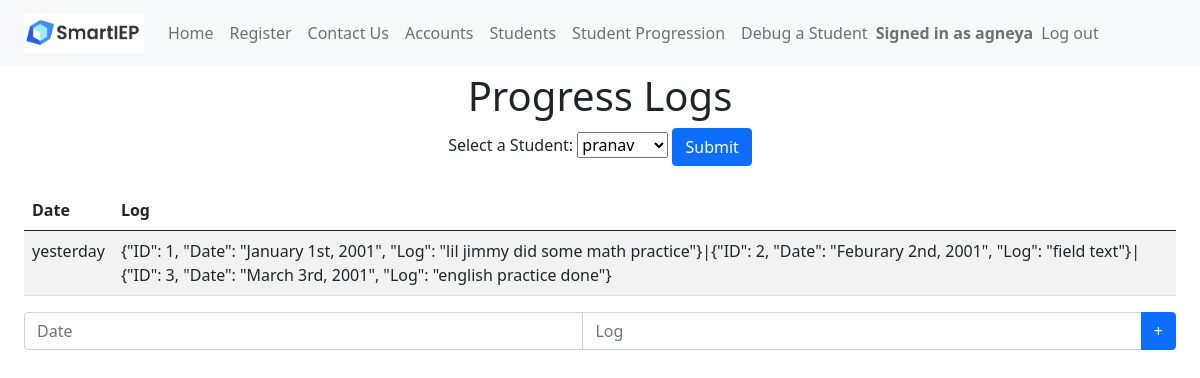
The app's page /logs (signed in) with its own data.
### app.py (models this page shows, shortened)
class Accounts(UserMixin, db.Model):
	__tablename__ = 'accounts'
	account_id = db.Column(db.Integer, primary_key=True)
	callname = db.Column(db.String(200),nullable=False)
	username = db.Column(db.String(200),nullable=False)
	password = db.Column(db.String(200),nullable=False)

class Students(db.Model):
	__tablename__ = 'students'
	student_id = db.Column(db.Integer, primary_key=True)
	name = db.Column(db.String(200),nullable=False)
	grade = db.Column(db.Integer)
	dateofbirth = db.Column(db.String(200),nullable=False)
	tasks = db.Column(db.String(500),nullable=False)
	logs = db.Column(db.String(500),nullable=False)

### app.py (the view)
@main.route("/logs", methods=('GET', 'POST'))
@login_required
def logs():
	if request.method == 'POST':
		student_selected = request.form["selectstudent"]
		global STUDENT_LOG_NAME
		global STUDENT_LOG_ID
		STUDENT_LOG_NAME = student_selected
		student_selected_obj = Students.query.filter_by(name=student_selected).first()
		STUDENT_LOG_ID = student_selected_obj.student_id
		students = Students.query.all()
		return(render_template("progresslogs.html", students=students, student_log_id=STUDENT_LOG_ID))
	else:
		students = Students.query.all()
		return(render_template("progresslogs.html", students=students, student_log_id=STUDENT_LOG_ID))

### app.py (called while the page is built)
@login_manager.user_loader
def load_user(account_id):
    return Accounts.query.get(int(account_id))

@app.context_processor
def utility_processor():
	def parse_tasks(newData):
		if (newData != ""):
			goalArrays = []
			for i in range(MAX_GOALS):
				goalArrays.append([])
			parts = newData[:-1].split(";")
			counter = 0
			for part in parts:
				if part[1] == "[":
					part = re.sub("\[.*?\]","[]",part)
					part = part.replace("[","").replace("]","")
					goalArrays[counter].append(part)
					counter = counter + 1
			for part in parts:
				if part[1] == "(":
					goalKey = int(part[part.find("(")+1:part.find(")")])
					part = re.sub("\(.*?\)","()",part)
					part = part.replace("(","").replace(")","")
					goalArrays[goalKey].append(part)
			return goalArrays
		else:
			return []
	return dict(parse_tasks=parse_tasks)

### templates/progresslogs.html (shortened to what this page needs)
<!DOCTYPE html>
<html lang="en">
    <head>
        <link href="https://cdn.jsdelivr.net/npm/bootstrap@5.0.2/dist/css/bootstrap.min.css" rel="stylesheet">
    </head>
    <header>
      {% include 'nav.html' %}
    </header>
    <body>
        <div class="content">
            <div style="text-align: center">
                <h1 class="mt-5">Progress Logs</h1>
                <form method = "post" action="/logs">
                    <label for="selectstudent">Select a Student:</label>
                    <select id="selectstudent" name="selectstudent">
                        {% for student in students %}
                        <option>{{ student.name }}</option>
                        {% endfor %}
                    </select>
                    <button class="btn btn-primary" type="submit">Submit</button>
                </form>
            </div>
            <div class="m-4">
                <table class="table table-striped">
                    <thead>
                        <tr>
                            <th scope="col">Date</th>
                            <th scope="col">Log</th>
                        </tr>
                    </thead>
                    <tbody>
                        <tr>
                            <td>yesterday</td>
                            <td>{{ students[student_log_id - 1].logs }}</td>
                        </tr>
                    </tbody>
                </table>
                <form action="/modifylogs">
                    <div class="input-group">
                        <input class="form-control" name="logdate" id="logdate" placeholder="Date">
                        <input class="form-control" name="logtext" id="logtext" placeholder="Log">
                        <button class="btn btn-primary" type="submit">+</button>
                    </div>
                </form>
            </div>
        </div>
    </body>
</html>

### templates/nav.html (shortened to what this page needs)
<nav class="px-4 navbar fixed-top navbar-expand-lg navbar-light bg-light">
    <a class="navbar-brand" href="/"><img src="static\smartieplogo.png" width="120" height="40"></a>
    <div>
      <ul class="navbar-nav mr-auto">
        <li class="nav-item active">
          <a class="nav-link" href="/signin">Home</a>
        </li>
        <li class="nav-item">
          <a class="nav-link" href="/register">Register</a>
        </li>
        <li class="nav-item">
          <a class="nav-link" href="/contactus">Contact Us</a>
        </li>
        {% if current_user.is_authenticated %}
        <li class="nav-item">
          <a class="nav-link" href="/accounts">Accounts</a>
        </li>
        <li class="nav-item">
          <a class="nav-link" href="/students">Students</a>
        </li>
        <li class="nav-item">
          <a class="nav-link" href="/logs">Student Progression</a>
        </li>
        <li class="nav-item">
          <a class="nav-link" href="/terminatestudent">Debug a Student</a>
        </li>
        <span class="navbar-text navbar-right">
          <b>Signed in as {{ current_user.callname }}</b>
        </span>
        <li class="nav-item">
          <a class="nav-link" href="/logout">Log out</a>
        </li>
      </ul>
        {% endif %}
    </div>
  </nav>

### records on screen
Accounts: callname "agneya"
Students: logs "{\"ID\": 1, \"Date\": \"January 1st, 2001\", \"Log\": \"lil jimmy did some math practice\"}|{\"ID\": 2, \"Date\": \"Feburary 2nd, 2001\", \"Log\": \"field text\"}|{\"ID\": 3, \"Date\": \"March 3rd, 2001\", \"Log\": \"english practice done\"}"

### other values on screen
form field selectstudent "pranav"
